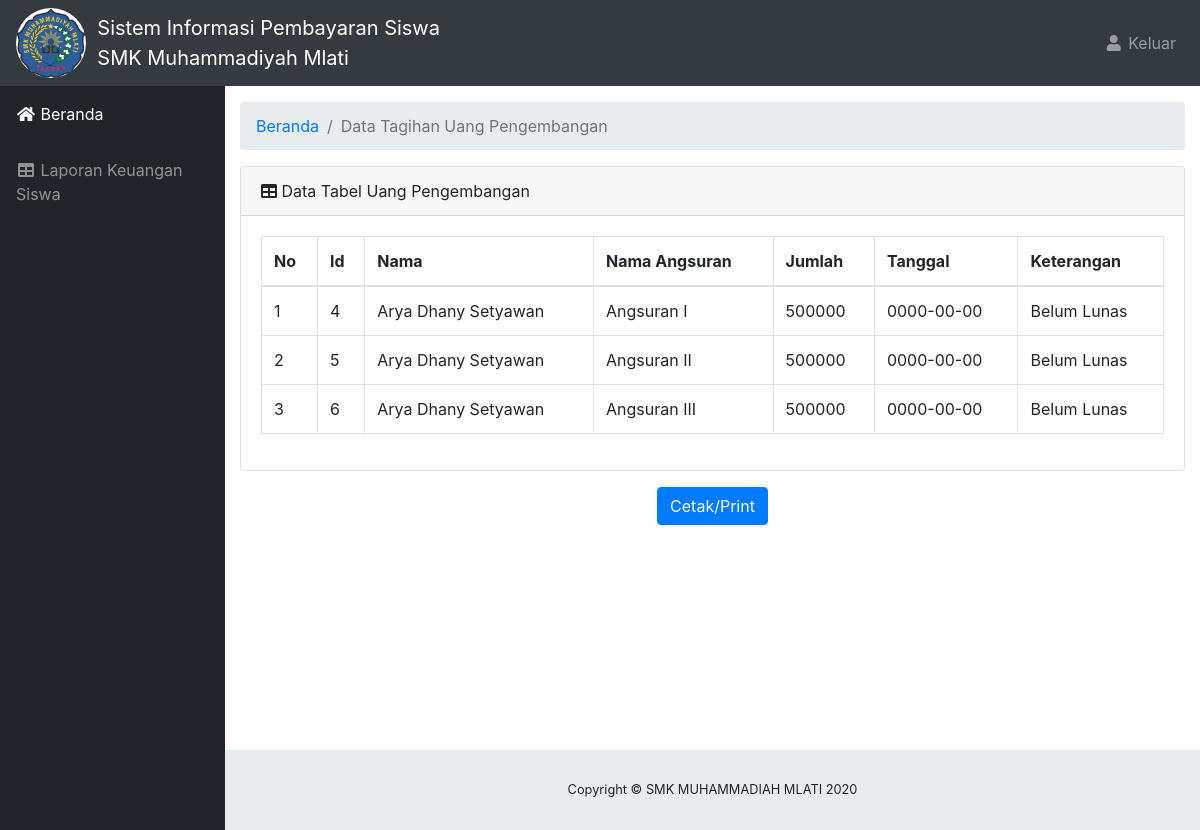
Page /beranda.php?halaman=siswalaporanpengembangan&nis=2789 (signed in) on the committed database.
### tables this page shows
CREATE TABLE `tb_tag_pengembangan` (
  `id_tag_pengembangan` int(11) NOT NULL,
  `id_detail` int(11) NOT NULL,
  `nis` varchar(10) NOT NULL,
  `keterangan` varchar(20) NOT NULL DEFAULT 'Belum Lunas',
  `tgl` date NOT NULL
);

CREATE TABLE `tb_siswa` (
  `id_siswa` int(11) NOT NULL,
  `nis` varchar(10) NOT NULL,
  `nama_siswa` varchar(50) NOT NULL,
  `password` varchar(50) NOT NULL,
  `jenkel_siswa` enum('L','P') NOT NULL,
  `id_kelas` int(11) NOT NULL,
  `id_jurusan` int(11) NOT NULL
);

CREATE TABLE `detail_tag_pengembangan` (
  `id_detail` int(11) NOT NULL,
  `nama_angsuran` varchar(50) NOT NULL,
  `jumlah` varchar(20) NOT NULL
);

### aplikasi/siswa/siswalaporan/siswalaporan_pengembangan.php (the view, shortened to what this page needs)
  <div id="content-wrapper">
    <div class="container-fluid">
      <ol class="breadcrumb">
        <li class="breadcrumb-item">
          <a href="beranda.php">Beranda</a>
        </li>
        <li class="breadcrumb-item active">Data Tagihan Uang Pengembangan</li>
      </ol>
      <div class="card mb-3">
        <div class="card-header">
          <i class="fas fa-table"></i>
          Data Tabel Uang Pengembangan</div>
        <div class="card-body">
          <div class="table-responsive">
            <table class="table table-bordered" width="100%" cellspacing="0">
              <thead>
                <tr>
                  <th>No</th>
                  <th>Id</th>
                  <th>Nama</th>
                  <th>Nama Angsuran</th>
                  <th>Jumlah</th>
                  <th>Tanggal</th>
                  <th>Keterangan</th>
                </tr>
              </thead>
              <tbody>
              <?php
              $no=1;
              $Querytampil = mysqli_query($konek,"SELECT a.id_tag_pengembangan,a.tgl,b.nis,b.`nama_siswa`,c.nama_angsuran,c.`jumlah`,a.keterangan
                FROM `tb_tag_pengembangan` a
                LEFT JOIN `tb_siswa` b ON a.`nis`=b.`nis`
                LEFT JOIN `detail_tag_pengembangan` c ON a.`id_detail`=c.`id_detail` where b.nis='$_GET[nis]'");
              while ($tampiltabel  = mysqli_fetch_array($Querytampil)) {
              $varId               = $tampiltabel['id_tag_pengembangan'];
              $varNamaSiswa        = $tampiltabel['nama_siswa'];
              $varTgl              = $tampiltabel['tgl'];
              $varNamaAngsuran     = $tampiltabel['nama_angsuran'];
              $varJumlah           = $tampiltabel['jumlah'];
              $varKeterangan       = $tampiltabel['keterangan'];
              ?>
              <tr>
                <td><?php echo $no ?></td>
                <td><?php echo $varId ?></td>
                <td><?php echo $varNamaSiswa ?></td>
                <td><?php echo $varNamaAngsuran ?></td>
                <td><?php echo $varJumlah ?></td>
                <td><?php echo $varTgl ?></td>
                <td><?php echo $varKeterangan ?></td>
              </tr>
              <?php
              $no++;}
              ?>
              </tbody>
            </table>
          </div>
        </div>
      </div>
      <center>
        <a href="#" class="btn btn-primary" onclick="window.print();"> Cetak/Print </a>
      </center>
    </div>
  </div>
</div>

### css/sb-admin.css (style rules this page uses)
html { position: relative; min-height: 100%; }
body { height: 100%; }
#wrapper #content-wrapper { overflow-x: hidden; width: 100%; padding-top: 1rem; padding-bottom: 80px; }
:root { --input-padding-x: 0.75rem; --input-padding-y: 0.75rem; }

### rows in the picture
tb_tag_pengembangan: id_tag_pengembangan "4", tb_siswa.nama_siswa "Arya Dhany Setyawan", id_detail.nama_angsuran "Angsuran I", id_detail.jumlah "500000", tgl "0000-00-00", keterangan "Belum Lunas"
tb_tag_pengembangan: id_tag_pengembangan "5", tb_siswa.nama_siswa "Arya Dhany Setyawan", id_detail.nama_angsuran "Angsuran II", id_detail.jumlah "500000", tgl "0000-00-00", keterangan "Belum Lunas"
tb_tag_pengembangan: id_tag_pengembangan "6", tb_siswa.nama_siswa "Arya Dhany Setyawan", id_detail.nama_angsuran "Angsuran III", id_detail.jumlah "500000", tgl "0000-00-00", keterangan "Belum Lunas"
